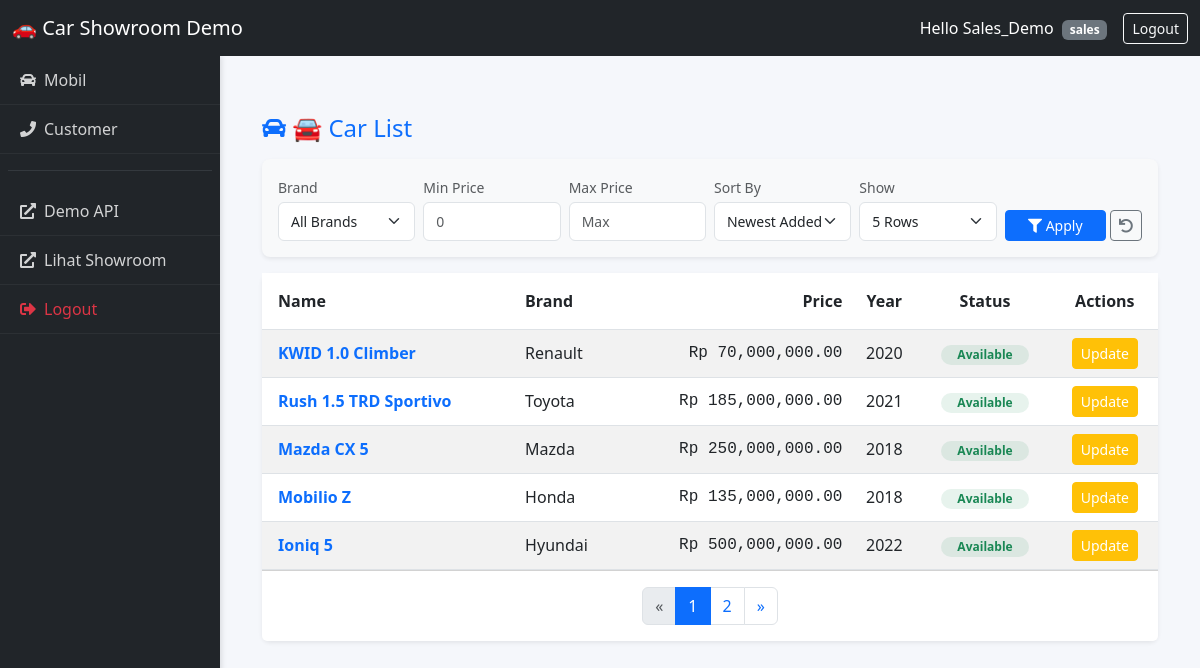
Page /demo/dashboard/carlist/ (signed in) on the committed database.
### users/models.py (models this page shows, shortened)
class User(AbstractUser):
    ROLE_CHOICES = (
        ("admin", "Admin"),
        ("salesperson", "Salesperson"),
        ("customer", "Customer"),
    )
    role = models.CharField(max_length=20, choices=ROLE_CHOICES, default="customer")

### cars/models.py (models this page shows, shortened)
class Cars(models.Model):
    id = models.AutoField(primary_key=True)
    nama = models.CharField(max_length=100)
    harga = models.DecimalField(max_digits=12, decimal_places=2)
    merek = models.CharField(max_length=50)
    model = models.CharField(max_length=50)
    tahun = models.IntegerField()
    kilometer = models.IntegerField()
    transmisi = models.CharField(max_length=20, choices=[('auto','Otomatis'), ('manual', 'Manual')])
    jenis_bahan_bakar = models.CharField(max_length=20, choices=[('bensin','Bensin'), ('diesel', 'Diesel'), ('elektrik', 'Elektrik')])
    mesin = models.CharField(max_length=50)
    tempat_duduk = models.IntegerField()
    deskripsi = models.TextField()
    gambar = models.ImageField(upload_to='cars/images/',blank=True, null=True)
    status = models.CharField(max_length=20,
                              choices=[('available','Available'),('sold','Sold'),('booked','Booked')],default='available')

### demo/views.py (the view)
# urls.py: path('dashboard/carlist/', demo_carlist_dashboard, name='demo_carlist_dashboard'),
def demo_carlist_dashboard(request):
    if not request.user.is_authenticated:
        return redirect("demo_login")
    cars_data = Cars.objects.all()
    selected_brand = request.GET.get('brand')
    if selected_brand and selected_brand != "":
        cars_data = cars_data.filter(merek__iexact=selected_brand)
    min_price = request.GET.get('min_price')
    if min_price and min_price != "":
        cars_data = cars_data.filter(harga__gte=min_price)
    max_price = request.GET.get('max_price')
    if max_price and max_price != "":
        cars_data = cars_data.filter(harga__lte=max_price)
    sort_by = request.GET.get('sort', 'newest') # Default: newest
    if sort_by == 'price_low':
        cars_data = cars_data.order_by('harga')       # Harga Terendah
    elif sort_by == 'price_high':
        cars_data = cars_data.order_by('-harga')      # Harga Tertinggi
    elif sort_by == 'year_new':
        cars_data = cars_data.order_by('-tahun')      # Tahun Muda
    elif sort_by == 'year_old':
        cars_data = cars_data.order_by('tahun')       # Tahun Tua
    else:
        cars_data = cars_data.order_by('-id')         # Default (Input Terakhir)
    items_per_page = request.GET.get('paginate_by', 5)
    try:
        items_per_page = int(items_per_page)
    except ValueError:
        items_per_page = 5
    paginator = Paginator(cars_data, items_per_page)
    page_number = request.GET.get('page')
    page_obj = paginator.get_page(page_number)
    brands_list = Cars.objects.values_list('merek', flat=True).distinct().order_by('merek')
    context = {
        "cars": page_obj,
        "items_per_page": items_per_page,
        "brands_list": brands_list,       # Untuk dropdown merek
        "selected_brand": selected_brand, # Agar filter tidak reset saat ganti halaman
        "min_price": min_price,
        "max_price": max_price,
        "current_sort": sort_by,
    }
    return render(request, "demo/car_list_dashboard.html", context)

### demo/templates/demo/car_list_dashboard.html (shortened to what this page needs)
{% extends 'demo/base.html' %}
{% load humanize %}
{% block content %}
<div class="container-fluid mt-4">
    <div class="d-flex justify-content-between align-items-center mb-3">
        <h4 class="m-0 text-primary"><i class="fas fa-car"></i> 🚘 Car List</h4>
    </div>
    <div class="card shadow-sm border-0 mb-3 bg-light">
        <div class="card-body py-3">
            <form method="get" class="row g-2 align-items-end">
                <div class="col-md-2">
                    <label class="form-label small text-muted mb-1">Brand</label>
                    <select name="brand" class="form-select form-select-sm">
                        <option value="">All Brands</option>
                    </select>
                </div>
                <div class="col-md-2">
                    <label class="form-label small text-muted mb-1">Min Price</label>
                    <input type="number" name="min_price" class="form-control form-control-sm" placeholder="0" value="{{ min_price|default:'' }}">
                </div>
                <div class="col-md-2">
                    <label class="form-label small text-muted mb-1">Max Price</label>
                    <input type="number" name="max_price" class="form-control form-control-sm" placeholder="Max" value="{{ max_price|default:'' }}">
                </div>
                <div class="col-md-2">
                    <label class="form-label small text-muted mb-1">Sort By</label>
                    <select name="sort" class="form-select form-select-sm">
                        <option value="newest" {% if current_sort == 'newest' %}selected{% endif %}>Newest Added</option>
                    </select>
                </div>
                <div class="col-md-2">
                    <label class="form-label small text-muted mb-1">Show</label>
                    <select name="paginate_by" class="form-select form-select-sm">
                        <option value="5" {% if items_per_page == 5 %}selected{% endif %}>5 Rows</option>
                    </select>
                </div>
                <div class="col-md-2 d-flex gap-1">
                    <button type="submit" class="btn btn-primary btn-sm w-100"><i class="fas fa-filter"></i> Apply</button>
                    <a href="{% url 'demo_carlist_dashboard' %}" class="btn btn-outline-secondary btn-sm" title="Reset Filter"><i class="fas fa-undo"></i></a>
                </div>
            </form>
        </div>
    </div>
    <div class="card shadow-sm border-0">
        <div class="card-body p-0">
            <div class="table-responsive">
                <table class="table table-hover table-striped align-middle mb-0">
                    <thead class="bg-light text-dark">
                        <tr>
                            <th class="py-3 ps-3">Name</th>
                            <th class="py-3">Brand</th>
                            <th class="py-3 text-end">Price</th>
                            <th class="py-3 text-center">Year</th>
                            <th class="py-3 text-center">Status</th>
                            {% if request.user.role in 'admin sales' %}
                                <th class="py-3 text-center">Actions</th>
                            {% endif %}
                        </tr>
                    </thead>
                    <tbody>
                        {% for car in cars %}
                        <tr>
                            <td class="ps-3">
                                <a href="{% url 'detail_car' car.id %}" class="fw-bold text-decoration-none text-primary">{{ car.nama }}</a>
                            </td>
                            <td>{{ car.merek }}</td>
                            <td class="text-end font-monospace">Rp {{ car.harga|intcomma }}</td>
                            <td class="text-center">{{ car.tahun }}</td>
                            <td class="text-center">
                                {% if car.status|lower == 'available' %}
                                    <span class="badge bg-success bg-opacity-10 text-success rounded-pill px-3">Available</span>
                                {% else %}
                                    <span class="badge bg-secondary rounded-pill px-3">{{ car.status }}</span>
                                {% endif %}
                            </td>
                            {% if request.user.role == 'admin' %}
                            <td class="text-center">
                                <div class="btn-group" role="group">
                                    <a href="{% url 'update_car' car.id %}?next={% url 'demo_carlist_dashboard' %}" class="btn btn-sm btn-outline-warning">Edit</a>
                                    <a href="{% url 'delete_car' car.id %}?next={% url 'demo_carlist_dashboard' %}" class="btn btn-sm btn-outline-danger" onclick="return confirm('Delete {{ car.nama }}?');">Delete</a>
                                </div>
                                <div class="mt-1">
                                    <a href="{% url 'service_history' car.id %}?next={% url 'demo_carlist_dashboard' %}" class="btn btn-sm btn-success w-100" style="font-size: 0.75rem;">+ Service</a>
                                </div>
                            </td>
                            {% elif request.user.role == 'sales' %}
                            <td class="text-center">
                                <a href="{% url 'update_car' car.id %}?next={% url 'demo_carlist_dashboard' %}" class="btn btn-sm btn-warning text-white">Update</a>
                            </td>
                            {% endif %}
                        </tr>
                        {% endfor %}
                    </tbody>
                </table>
            </div>
        </div>
        <div class="card-footer bg-white py-3">
            <nav aria-label="Page navigation">
                <ul class="pagination justify-content-center m-0">
                    {% if cars.has_previous %}
                    <li class="page-item">
                        <a class="page-link" href="?page={{ cars.previous_page_number }}&brand={{ selected_brand|default:'' }}&min_price={{ min_price|default:'' }}&max_price={{ max_price|default:'' }}&sort={{ current_sort }}&paginate_by={{ items_per_page }}">
                            &laquo;
                        </a>
                    </li>
                    {% else %}
                    <li class="page-item disabled"><span class="page-link">&laquo;</span></li>
                    {% endif %}
                    {% for num in cars.paginator.page_range %}
                        {% if cars.number == num %}
                            <li class="page-item active"><span class="page-link">{{ num }}</span></li>
                        {% elif num > cars.number|add:'-3' and num < cars.number|add:'3' %}
                            <li class="page-item">
                                <a class="page-link" href="?page={{ num }}&brand={{ selected_brand|default:'' }}&min_price={{ min_price|default:'' }}&max_price={{ max_price|default:'' }}&sort={{ current_sort }}&paginate_by={{ items_per_page }}">
                                    {{ num }}
                                </a>
                            </li>
                        {% endif %}
                    {% endfor %}
                    {% if cars.has_next %}
                    <li class="page-item">
                        <a class="page-link" href="?page={{ cars.next_page_number }}&brand={{ selected_brand|default:'' }}&min_price={{ min_price|default:'' }}&max_price={{ max_price|default:'' }}&sort={{ current_sort }}&paginate_by={{ items_per_page }}">
                            &raquo;
                        </a>
                    </li>
                    {% else %}
                    <li class="page-item disabled"><span class="page-link">&raquo;</span></li>
                    {% endif %}
                </ul>
            </nav>
        </div>
    </div>
</div>
{% endblock %}

### demo/templates/demo/base.html (shortened to what this page needs)
{% load static %}
<!DOCTYPE html>
<html lang="en">
    <head>
        <link rel="stylesheet" href="https://cdn.jsdelivr.net/npm/bootstrap@5.3.0/dist/css/bootstrap.min.css" />
        <link rel="stylesheet" href="https://cdnjs.cloudflare.com/ajax/libs/font-awesome/5.15.4/css/all.min.css">
        <link rel="stylesheet" href="{% static 'demo/css/base_style.css' %}?v=5"/>
    </head>
    <body class="{% if not user.is_authenticated %}no-sidebar{% endif %}">
        <nav class="navbar navbar-expand-lg navbar-dark bg-dark fixed-top">
            <div class="container-fluid">
                <a class="navbar-brand" href="#">🚗 Car Showroom Demo</a>
                <div class="d-flex">
                    {% if user.is_authenticated %}
                    <span class="text-white me-3 align-self-center">
                        Hello {{ request.user.username|title }}
                        <span class="badge bg-secondary ms-1">{{ request.user.role }}</span>
                    </span>
                    <a href="/demo/logout/" class="btn btn-outline-light btn-sm">Logout</a>
                    {% endif %}
                </div>
            </div>
        </nav>
        {% if user.is_authenticated %}
            <div class="sidebar">
                {% if request.user.role == 'admin' or request.user.role == 'sales' %}
                    <a href="{% url 'demo_carlist_dashboard' %}"><i class="fas fa-car me-2"></i>Mobil</a>
                    <a href="{% url 'demo_customer_list_dashboard' %}"><i class="fas fa-phone me-2"></i>Customer</a>
                {% endif %}
                <hr class="border-secondary mx-2">
                <a href="{% url 'demo_api' %}"><i class="fas fa-external-link-alt me-2"></i>Demo API</a>
                <a href="{% url 'carList' %}"><i class="fas fa-external-link-alt me-2"></i>Lihat Showroom</a>
                <a href="{% url 'logout' %}" class="text-danger"><i class="fas fa-sign-out-alt me-2"></i>Logout</a>
            </div>
        {% endif %}
        <div class="main-container">
            {% block content %}{% endblock %}
        </div>
    </body>
</html>

### demo/static/demo/css/base_style.css (style rules this page uses)
body { min-height: 100vh; display: flex; background-color: #f5f7fb; font-family: 'Segoe UI', Tahoma, Geneva, Verdana, sans-serif; }
.sidebar { width: 220px; background: #212529; color: white; margin-top: 56px; position: fixed; height: 100vh; overflow-y: auto; z-index: 1000; box-shadow: 2px 0 5px rgba(0,0,0,0.1); }
.sidebar a { color: rgba(255,255,255,0.8); text-decoration: none; display: block; padding: 12px 20px; border-bottom: 1px solid rgba(255,255,255,0.05); transition: all 0.3s; }
.main-container { margin-top: 70px; margin-left: 220px; flex: 1; width: 100%; padding: 20px 30px; }
.card { border: none; border-radius: 8px; box-shadow: 0 2px 8px rgba(0,0,0,0.05); }
.form-control, .form-select { border-radius: 6px; border: 1px solid #dfe3e7; padding: 8px 12px; }

### rows in the picture
User: user.username "Sales_Demo", user.role "sales"
Cars: nama "KWID 1.0 Climber", merek "Renault", harga "70,000,000.00", tahun "2020", status "Available"
Cars: nama "Rush 1.5 TRD Sportivo", merek "Toyota", harga "185,000,000.00", tahun "2021", status "Available"
Cars: nama "Mazda CX 5", merek "Mazda", harga "250,000,000.00", tahun "2018", status "Available"
Cars: nama "Mobilio Z", merek "Honda", harga "135,000,000.00", tahun "2018", status "Available"
Cars: nama "Ioniq 5", merek "Hyundai", harga "500,000,000.00", tahun "2022", status "Available"

### other values in the picture
{{ num }} "1"
{{ num }} "2"
